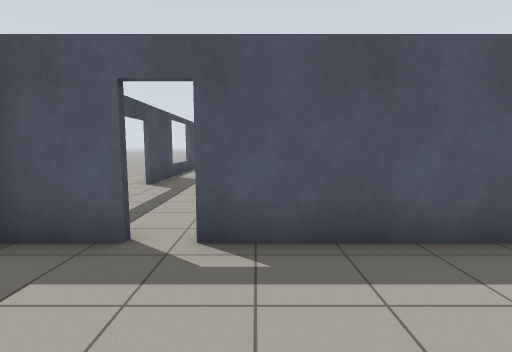
view 1 (above)

22 first-person views from a walk through a Gazebo world. The camera is 1.2 m above the floor, tilts 6° down and sees 85° across. The floor is counted in squares, 1 m on a side. Each view is taken from the middle of a square. On the plan, view 1 faces up. The plan holds only what a view shows up to about 12 squares ahead; the rest is blank.

view 2
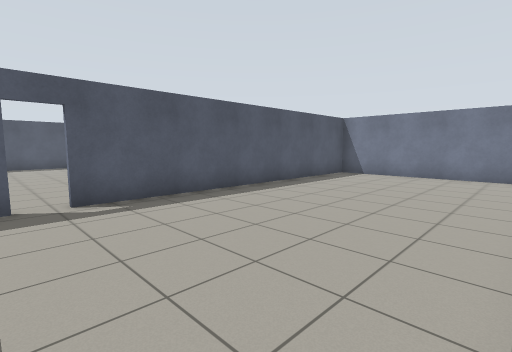

view 3
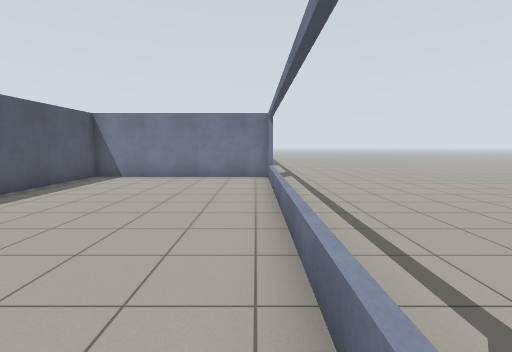

view 4
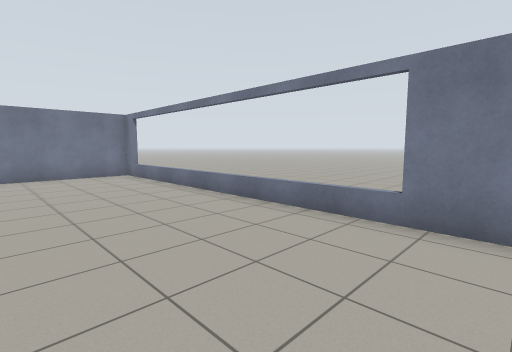

view 5
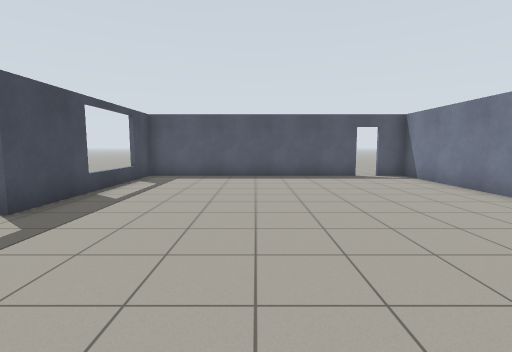

view 6
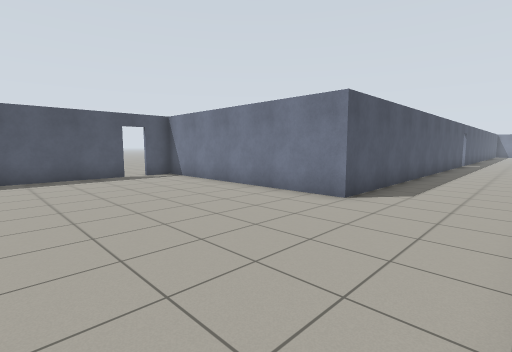

view 7
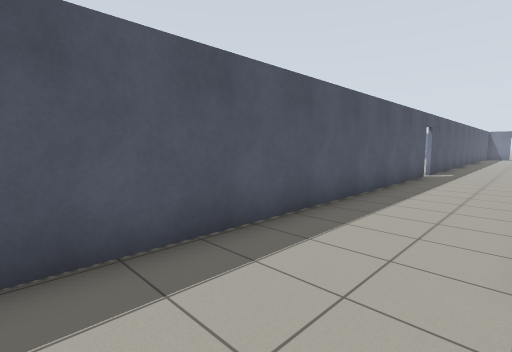

view 8
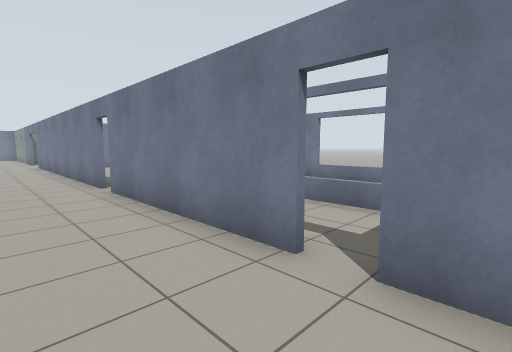

view 9
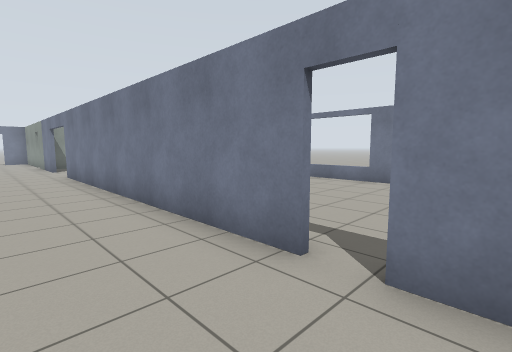

view 10
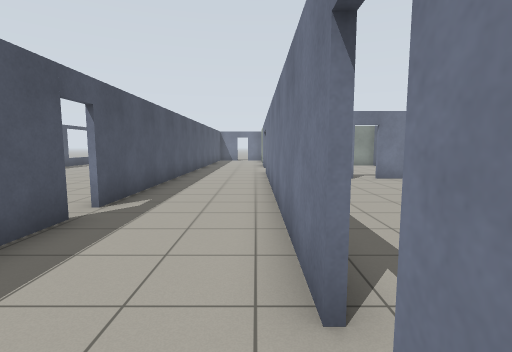

view 11
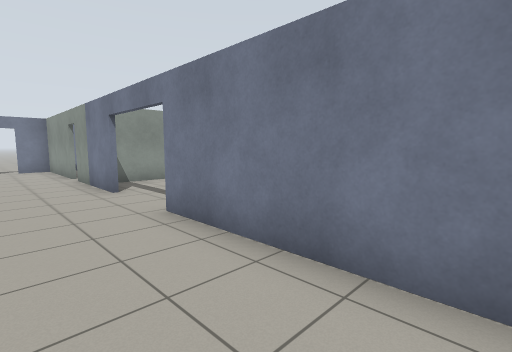

view 12
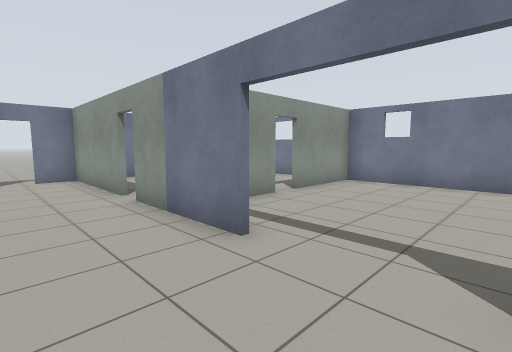

view 13
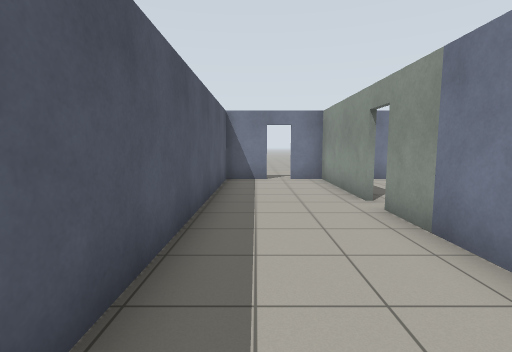

view 14
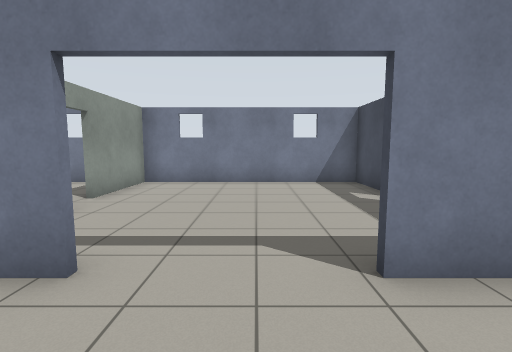

view 15
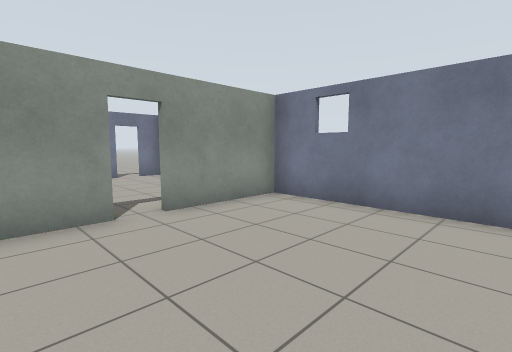

view 16
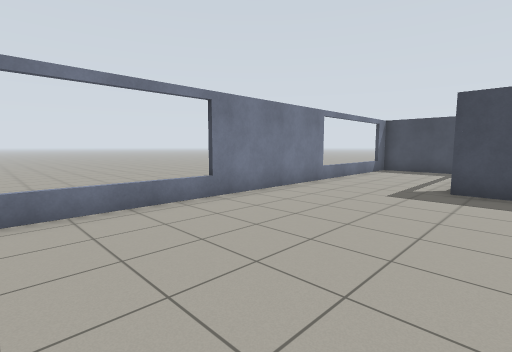

view 17
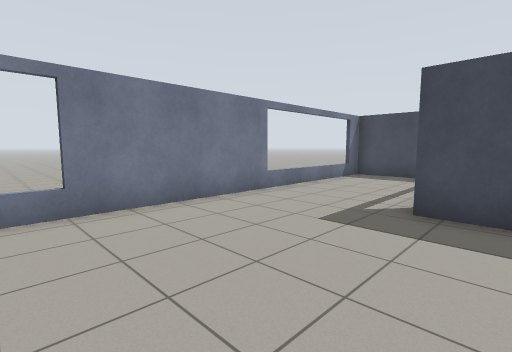

view 18
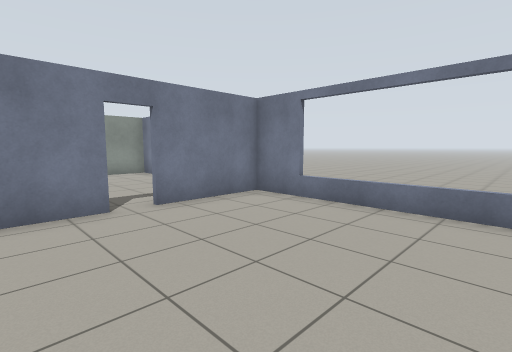

view 19
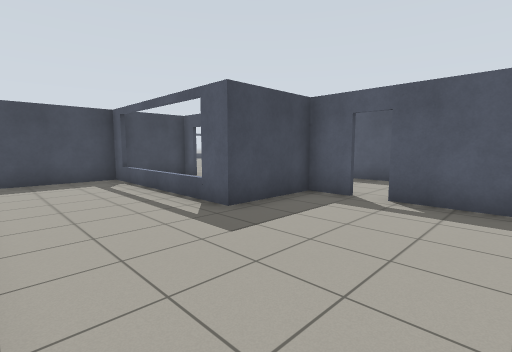

view 20
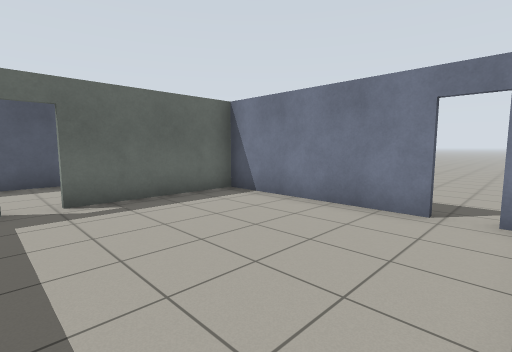

view 21
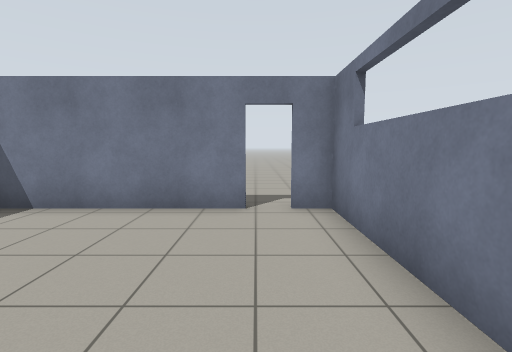

view 22
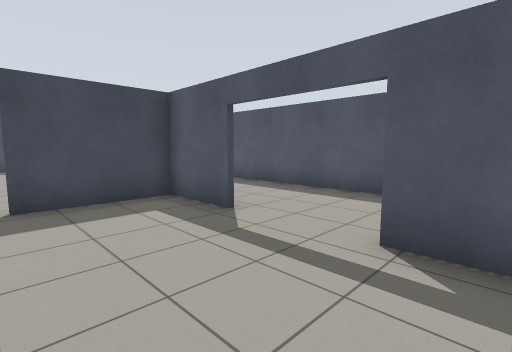

### Floor plan
Points are (right, up) in squares from view 1. A wall is a line through its corners. A room is listed if a view was taken in it or the views show most of it. See-through windows are left out.
Room 1 (views 1, 2, 3, 4)
walls: (-1.6, 3.4) (-3.2, 3.4); (-1.9, -3.5) (10.1, -3.5) (10.1, 3.4) (-0.7, 3.4)
ways out: open door at (-1, 3.5) to room 2
Room 2 (views 5, 6, 7, 8, 9, 10, 11, 12, 13, 14)
walls: (11.8, 3.5) (17.9, 3.5); (10.1, 3.5) (11, 3.5); (18.6, 3.5) (29.9, 3.5); (21.6, 7.1) (7.1, 7.1) (7.1, 15.5) (6, 15.5); (5.1, 15.5) (-3.3, 15.5) (-3.3, 8.8); (32.6, 3.5) (36.3, 3.5); (37, 3.5) (41.4, 3.5); (41.4, 5.5) (41.4, 7.1) (22.4, 7.1); (41.4, 3.1) (41.4, 4.8)
ways out: open door at (-1, 3.5) to room 1; open door at (31, 3.5) to room 3; open door at (18.5, 3.5) to room 4; open door at (36.5, 3.5) to room 5; open door at (-3.2, 6.4); open door at (5.5, 15.5); open door at (11.5, 3.5); open door at (22, 7); open door at (41, 5)
Room 3 (views 15, 22)
walls: (29.9, 3.4) (27.6, 3.4) (27.6, 0.2); (27.6, -1.5) (27.6, -3.5); (34.8, 0.4) (34.8, 2.7); (34, 3.4) (32.6, 3.4); (28, -3.5) (34.8, -3.5) (34.8, -0.4)
ways out: open door at (31, 3.5) to room 2; open door at (27.5, 0) to room 4; open door at (35, 0) to room 5
Room 4 (views 16, 17, 18, 19)
walls: (20.9, 3.4) (18.8, 3.4); (17.9, 3.4) (16.7, 3.4) (16.7, 0.6) (10.3, 0.6) (10.3, -3.5) (28, -3.5); (27.4, 0.2) (27.4, 1.9); (27.4, -3.5) (27.4, -0.5)
ways out: open door at (18.5, 3.5) to room 2; open door at (27.5, 0) to room 3
Room 5 (views 20, 21)
walls: (36.8, -3.5) (41.4, -3.5) (41.4, -2.6); (41.4, -1.9) (41.4, 3.1); (41.4, 3.4) (37.1, 3.4)
ways out: open door at (36.5, 3.5) to room 2; open door at (35, 0) to room 3; open door at (41, -2)

Where each view was taken, in squares from view 1:
view 1: 0 up, 0 right, facing up
view 2: 3 down, 2 left, facing up-right
view 3: 3 down, 1 left, facing right
view 4: 1 up, 2 left, facing down-right
view 5: 4 up, 1 right, facing up
view 6: 4 up, 1 right, facing up-right
view 7: 4 up, 9 right, facing up-right
view 8: 6 up, 10 right, facing down-right
view 9: 6 up, 17 right, facing down-right
view 10: 4 up, 17 right, facing right
view 11: 6 up, 25 right, facing down-right
view 12: 6 up, 30 right, facing down-right
view 13: 6 up, 31 right, facing right
view 14: 6 up, 31 right, facing down
view 15: 2 up, 30 right, facing down-right
view 16: 2 up, 25 right, facing down-left
view 17: 2 up, 22 right, facing down-left
view 18: 2 up, 22 right, facing down-right
view 19: 3 down, 21 right, facing up-left
view 20: 3 down, 36 right, facing up-right
view 21: 2 down, 36 right, facing right
view 22: 0 up, 34 right, facing up-left
